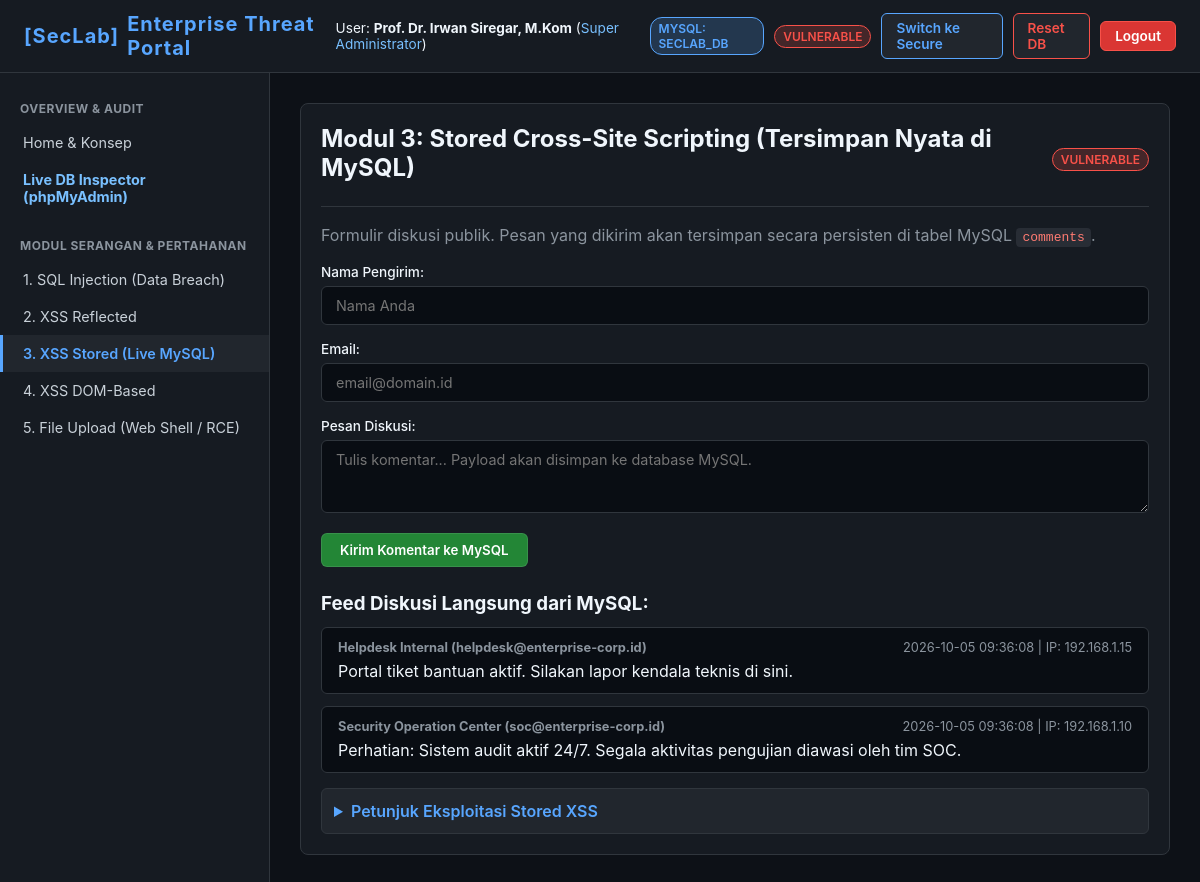
Page /index.php?page=xss_stored (signed in) on the committed database.
### tables this page shows
CREATE TABLE `comments` (
  `id` INT(11) NOT NULL AUTO_INCREMENT,
  `author` VARCHAR(100) NOT NULL,
  `email` VARCHAR(120) NOT NULL,
  `message` TEXT NOT NULL,
  `ip_address` VARCHAR(45) NOT NULL DEFAULT '127.0.0.1',
  `created_at` TIMESTAMP NOT NULL DEFAULT CURRENT_TIMESTAMP,
  PRIMARY KEY (`id`)
);

### index.php (the view, shortened to what this page needs)
<?php
$db_host = '127.0.0.1';
$db_user = 'root';
$db_pass = '';
$db_name = 'seclab_db';
$mysqli = @new mysqli($db_host, $db_user, $db_pass);
if ($mysqli->connect_error) {
    $db_error = "Koneksi MySQL Gagal: " . $mysqli->connect_error . ". Pastikan modul MySQL di XAMPP sudah berstatus 'Running'.";
} else {
    $mysqli->query("CREATE DATABASE IF NOT EXISTS `$db_name` DEFAULT CHARACTER SET utf8mb4 COLLATE utf8mb4_unicode_ci");
}
$page = $_GET['page'] ?? 'home';
$mode = $_SESSION['sec_mode'];
?>
<!DOCTYPE html>
<html lang="id">
<head>
</head>
<body>
<header>
    <div class="logo">
        <span>[SecLab]</span> Enterprise Threat Portal
    </div>
    <div class="header-actions">
        <span style="font-size:0.85rem; color:#f0f6fc;">
            User: <strong><?= htmlspecialchars($_SESSION['fullname'] ?? $_SESSION['username'] ?? 'User') ?></strong>
            (<span style="color:#79c0ff;"><?= htmlspecialchars($_SESSION['role'] ?? 'Guest') ?></span>)
        </span>
        <span class="badge badge-mysql">MySQL: seclab_db</span>
        <span class="badge <?= $mode === 'vulnerable' ? 'badge-danger' : 'badge-success' ?>"><?= strtoupper($mode) ?></span>
        <a href="?page=<?= htmlspecialchars($page) ?>&toggle_mode=1" class="btn btn-mode">
            Switch ke <?= $mode === 'vulnerable' ? 'Secure' : 'Vulnerable' ?>
        </a>
        <a href="?action=reset_db" onclick="return confirm('Reset ulang isi database seclab_db dan file uploads?')" class="btn btn-danger">Reset DB</a>
        <a href="logout.php" class="btn" style="background:#da3633; color:#fff; border-color:#f85149;">Logout</a>
    </div>
</header>
<div class="container">
    <aside>
        <div class="nav-category">Overview & Audit</div>
        <a href="?page=home" class="nav-item <?= $page === 'home' ? 'active' : '' ?>">Home & Konsep</a>
        <a href="?page=db_inspector" class="nav-item <?= $page === 'db_inspector' ? 'active' : '' ?>" style="color:#79c0ff; font-weight:bold;">Live DB Inspector (phpMyAdmin)</a>
        <div class="nav-category" style="margin-top:15px;">Modul Serangan & Pertahanan</div>
        <a href="?page=sqli" class="nav-item <?= $page === 'sqli' ? 'active' : '' ?>">1. SQL Injection (Data Breach)</a>
        <a href="?page=xss_reflected" class="nav-item <?= $page === 'xss_reflected' ? 'active' : '' ?>">2. XSS Reflected</a>
        <a href="?page=xss_stored" class="nav-item <?= $page === 'xss_stored' ? 'active' : '' ?>">3. XSS Stored (Live MySQL)</a>
        <a href="?page=xss_dom" class="nav-item <?= $page === 'xss_dom' ? 'active' : '' ?>">4. XSS DOM-Based</a>
        <a href="?page=upload" class="nav-item <?= $page === 'upload' ? 'active' : '' ?>">5. File Upload (Web Shell / RCE)</a>
    </aside>
    <main>
        <?php
        if ($page === 'home'): ?>
            <div class="card">
                <h2>SecLab - Real-World Data Breach Simulation</h2>
                <p>Laboratorium ini terhubung langsung ke database MySQL <strong><code>seclab_db</code></strong> di phpMyAdmin Anda. Data yang digunakan menyimulasikan data kredensial perusahaan nyata (NIK KTP, Gaji, Nomor Kartu Kredit, Password, dan API Secret Flag).</p>
                <div class="alert alert-info">
                    <strong>Status Sistem:</strong> Aplikasi terhubung aktif ke <strong>MySQL Server (localhost:3306 / seclab_db)</strong>.<br>
                    Anda dapat membuka <strong><a href="http://localhost/phpmyadmin" target="_blank" style="color:#58a6ff; text-decoration:underline;">http://localhost/phpmyadmin</a></strong> secara paralel untuk membandingkan data di phpMyAdmin dengan data yang diekstraksi melalui eksploitasi.
                </div>
                <h3>Tujuan Pembuktian Nyata:</h3>
                <ul style="margin-left: 20px; line-height: 1.8; color: var(--text);">
                    <li><strong>SQL Injection:</strong> Membuktikan bagaimana satu baris parameter tanpa sanitasi mampu membocorkan 100% data karyawan, NIK, kartu kredit, dan gaji dari database MySQL.</li>
                    <li><strong>Stored XSS:</strong> Membuktikan script malware tersimpan secara fisik di dalam tabel MySQL <code>comments</code> dan otomatis tereksekusi pada browser korban lain.</li>
                    <li><strong>Insecure File Upload:</strong> Membuktikan eksekusi Web Shell yang menembus direktori web server.</li>
                </ul>
            </div>
        <?php
        elseif ($page === 'xss_stored'):
        ?>
            <div class="card">
                <div class="card-header">
                    <h2>Modul 3: Stored Cross-Site Scripting (Tersimpan Nyata di MySQL)</h2>
                    <span class="badge <?= $mode === 'vulnerable' ? 'badge-danger' : 'badge-success' ?>"><?= $mode ?></span>
                </div>
                <p>Formulir diskusi publik. Pesan yang dikirim akan tersimpan secara persisten di tabel MySQL <code>comments</code>.</p>
                <form method="POST" action="index.php?page=xss_stored">
                    <div class="form-group">
                        <label for="author">Nama Pengirim:</label>
                        <input type="text" id="author" name="author" placeholder="Nama Anda" required>
                    </div>
                    <div class="form-group">
                        <label for="email">Email:</label>
                        <input type="text" id="email" name="email" placeholder="email@domain.id" required>
                    </div>
                    <div class="form-group">
                        <label for="message">Pesan Diskusi:</label>
                        <textarea id="message" name="message" rows="3" placeholder="Tulis komentar... Payload akan disimpan ke database MySQL." required></textarea>
                    </div>
                    <button type="submit" class="btn-submit">Kirim Komentar ke MySQL</button>
                </form>
                <h3 style="margin-top: 25px;">Feed Diskusi Langsung dari MySQL:</h3>
                <div style="display: flex; flex-direction: column; gap: 12px; margin-top: 10px;">
                    <?php
                    $comments = $mysqli ? $mysqli->query("SELECT * FROM comments ORDER BY id DESC") : null;
                    if ($comments): while ($c = $comments->fetch_assoc()):
                    ?>
                        <div style="background: var(--code-bg); border: 1px solid var(--border); padding: 12px 16px; border-radius: 6px;">
                            <div style="display:flex; justify-content:space-between; margin-bottom:6px; font-size:0.8rem; color:#8b949e;">
                                <strong><?= $mode === 'vulnerable' ? $c['author'] : htmlspecialchars($c['author']) ?> (<?= htmlspecialchars($c['email']) ?>)</strong>
                                <span><?= $c['created_at'] ?> | IP: <?= htmlspecialchars($c['ip_address']) ?></span>
                            </div>
                            <div style="color: var(--text-bright);">
                                <?php if ($mode === 'vulnerable'): ?>
                                    <?= $c['message'] ?>
                                <?php else: ?>
                                    <?= htmlspecialchars($c['message'], ENT_QUOTES, 'UTF-8') ?>
                                <?php endif; ?>
                            </div>
                        </div>
                    <?php endwhile; endif; ?>
                </div>
                <details>
                    <summary>Petunjuk Eksploitasi Stored XSS</summary>
                </details>
            </div>
        <?php
        endif; ?>
    </main>
</div>
</body>
</html>

### index.php (style rules this page uses)
:root { --bg: #0d1117; --surface: #161b22; --surface-hover: #21262d; --border: #30363d; --text: #c9d1d9; --text-bright: #f0f6fc; --accent: #58a6ff; --danger: #f85149; --success: #3fb950; --warning: #d29922; --code-bg: #090d13; }
* { box-sizing: border-box; margin: 0; padding: 0; font-family: -apple-system, BlinkMacSystemFont, "Segoe UI", Roboto, monospace; }
body { background: var(--bg); color: var(--text); min-height: 100vh; display: flex; flex-direction: column; }
header { background: var(--surface); border-bottom: 1px solid var(--border); padding: 12px 24px; display: flex; justify-content: space-between; align-items: center; }
.logo { font-size: 1.25rem; font-weight: 700; color: var(--accent); letter-spacing: 1px; display:flex; align-items:center; gap:8px; }
.badge { font-size: 0.75rem; padding: 3px 8px; border-radius: 12px; font-weight: 600; text-transform: uppercase; }
.badge-danger { background: rgba(248, 81, 73, 0.2); color: var(--danger); border: 1px solid var(--danger); }
.badge-mysql { background: rgba(88, 166, 255, 0.2); color: var(--accent); border: 1px solid var(--accent); }
.header-actions { display: flex; gap: 10px; align-items: center; }
.btn { padding: 6px 14px; border-radius: 6px; font-size: 0.85rem; font-weight: 600; cursor: pointer; text-decoration: none; border: 1px solid var(--border); color: var(--text-bright); background: var(--surface-hover); transition: 0.2s; }
.btn-mode { border-color: var(--accent); color: var(--accent); }
.btn-danger { border-color: var(--danger); color: var(--danger); }
.container { display: flex; flex: 1; }
aside { width: 270px; background: var(--surface); border-right: 1px solid var(--border); padding: 20px 0; }
.nav-category { font-size: 0.75rem; text-transform: uppercase; color: #8b949e; padding: 8px 20px; font-weight: 700; letter-spacing: 0.5px; }
.nav-item { display: block; padding: 10px 20px; color: var(--text); text-decoration: none; font-size: 0.9rem; transition: 0.2s; border-left: 3px solid transparent; }
.nav-item.active { background: var(--surface-hover); color: var(--accent); border-left-color: var(--accent); font-weight: 600; }
main { flex: 1; padding: 30px; max-width: 1100px; }
h1, h2, h3 { color: var(--text-bright); margin-bottom: 12px; }
p { line-height: 1.6; margin-bottom: 15px; color: #8b949e; }
.card { background: var(--surface); border: 1px solid var(--border); border-radius: 8px; padding: 20px; margin-bottom: 24px; }
.card-header { border-bottom: 1px solid var(--border); padding-bottom: 12px; margin-bottom: 16px; display: flex; justify-content: space-between; align-items: center; }
.form-group { margin-bottom: 16px; }
label { display: block; margin-bottom: 6px; font-size: 0.85rem; color: var(--text-bright); font-weight: 500; }
input[type="text"], input[type="password"], textarea, select { width: 100%; padding: 10px 14px; background: var(--code-bg); border: 1px solid var(--border); border-radius: 6px; color: var(--text-bright); font-size: 0.9rem; outline: none; }
.btn-submit { background: #238636; color: white; border: 1px solid rgba(240,246,252,0.1); padding: 8px 18px; border-radius: 6px; font-weight: 600; cursor: pointer; }
details { background: var(--surface-hover); border: 1px solid var(--border); border-radius: 6px; padding: 12px; margin-top: 15px; }
summary { cursor: pointer; font-weight: 600; color: var(--accent); outline: none; }
code { font-family: monospace; background: rgba(110,118,129,0.2); padding: 2px 6px; border-radius: 4px; color: #ff7b72; }

### rows in the picture
comments: author "Helpdesk Internal", email "helpdesk@enterprise-corp.id", created_at "2026-10-05 09:36:08", ip_address "192.168.1.15", message "Portal tiket bantuan aktif. Silakan lapor kendala teknis di sini."
comments: author "Security Operation Center", email "soc@enterprise-corp.id", created_at "2026-10-05 09:36:08", ip_address "192.168.1.10", message "Perhatian: Sistem audit aktif 24/7. Segala aktivitas pengujian diawasi oleh tim SOC."

### other values in the picture
$_SESSION['fullname'] "Prof. Dr. Irwan Siregar, M.Kom"
$_SESSION['role'] "Super Administrator"
$mode "VULNERABLE"
